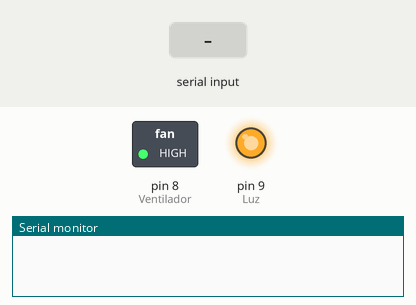
Simulated run of this sketch. Board: Arduino Uno, built with avr-gcc and run on an emulated ATmega328P. On the bench: switched loads named in the sketch (green lamp = pin HIGH), output pins drawn as LEDs (lit = HIGH), the last lines printed to the serial monitor. The inputs (shaded band) are chosen by the test bench.

Above: at 1.2 s.
1.3 s: "L" received over Serial
At 2.5 s:
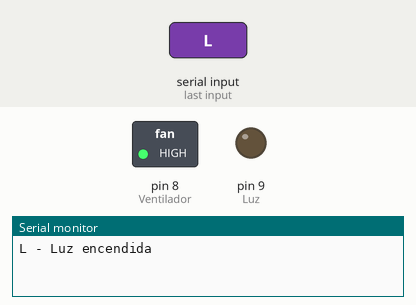
2.8 s: "V" received over Serial
At 3.8 s:
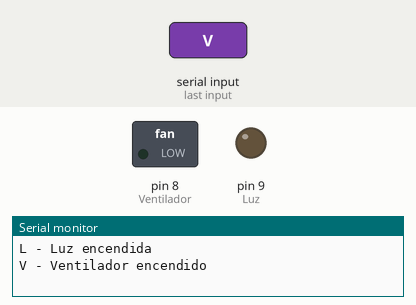
4.3 s: "l" received over Serial
At 5.0 s:
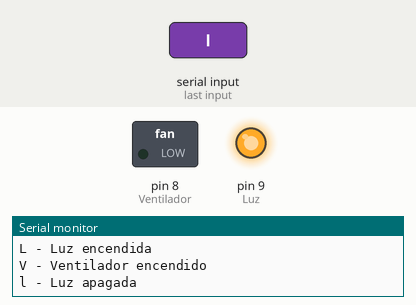
Timing chart, 0 to 7.3 s (numbered marks = the images above; inputs shaded):
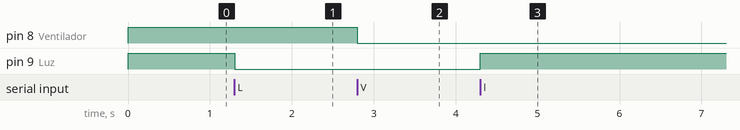

The sketch:

relaySerie.ino
```cpp
const int Luz=9,Ventilador=8;
void setup() {
  pinMode(Luz, OUTPUT);
  pinMode(Ventilador, OUTPUT);
  digitalWrite(Luz,HIGH);
  digitalWrite(Ventilador,HIGH);
  Serial.begin(9600);
}

void loop() {
  while(Serial.available() == 0); // si llego un caracter por linea serie
  char val = Serial.read(); // lee el caracter en una variable
  switch (val) {
    case 'L':
      digitalWrite(Luz,LOW);
      Serial.println("L - Luz encendida");
      break;
    case 'l':
      digitalWrite(Luz,HIGH);
      Serial.println("l - Luz apagada");
      break;
    case 'V':
      digitalWrite(Ventilador,LOW);
      Serial.println("V - Ventilador encendido");
      break;
    case 'v':
      digitalWrite(Ventilador,HIGH);
      Serial.println("v - Ventilador apagado");
      break;
    }
}
```

Measured:
- after the input at 1.3 s, pin 9 (Luz): HIGH → LOW at once
- after the input at 2.8 s, pin 8 (Ventilador): HIGH → LOW at once
- after the input at 4.3 s, pin 9 (Luz): LOW → HIGH at once
